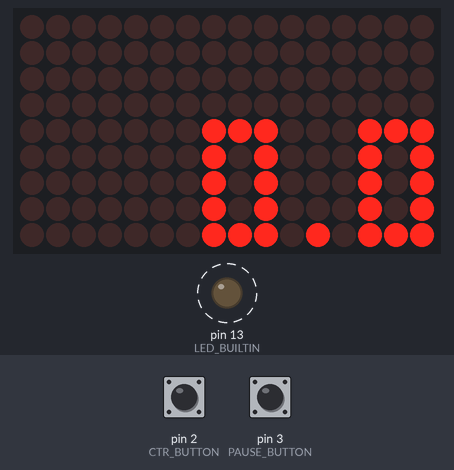
A sketch run on a simulated Arduino Uno, built with avr-gcc and run on an emulated ATmega328P. On the bench: 16×9 LED matrix, output pins drawn as LEDs (lit = HIGH). Dashed ring = blinking. The inputs (shaded band) are chosen by the test bench; at power-on: pin 2 (CTR_BUTTON) HIGH, pin 3 (PAUSE_BUTTON) HIGH.

Above: at 1.2 s.
1.3 s: pin 2 (CTR_BUTTON) pulled LOW for 0.15 s
2.0 s: pin 3 (PAUSE_BUTTON) pulled LOW for 0.15 s
At 4.8 s:
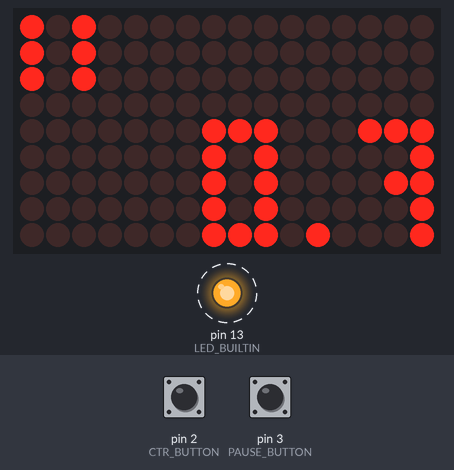
5.1 s: pin 2 (CTR_BUTTON) pulled LOW for 1 s
At 6.42 s:
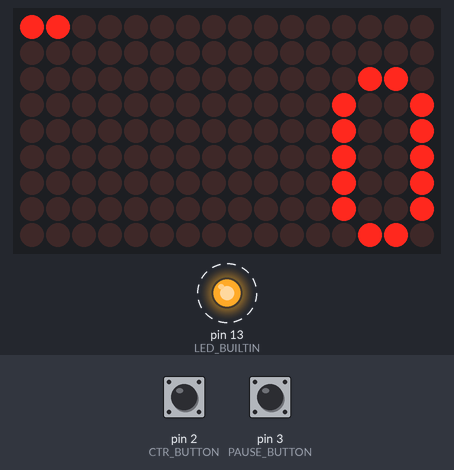
6.7 s: pin 2 (CTR_BUTTON) pulled LOW for 0.15 s
7.4 s: pin 3 (PAUSE_BUTTON) pulled LOW for 1 s
At 8.8 s:
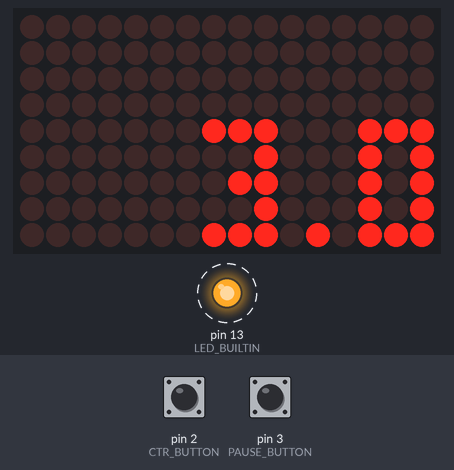
10.5 s: pin 3 (PAUSE_BUTTON) pulled LOW for 0.15 s
At 10.99 s:
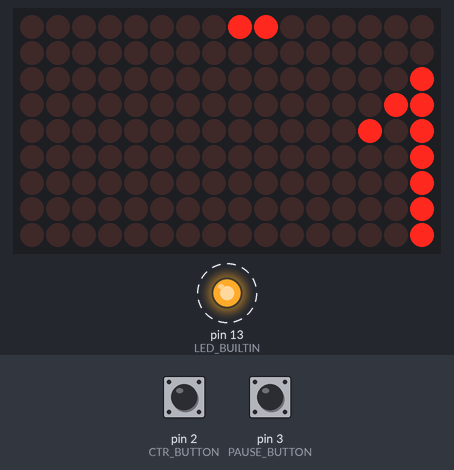
Timing chart, 0 to 12.2 s (numbered marks = the images above; inputs shaded):
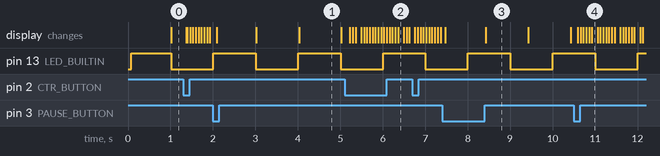

The sketch:

Swimer.ino
```cpp
  #include "src/display.hpp"
#include "src/autom.hpp"
#include "src/vues.hpp"

#include <Adafruit_IS31FL3731.h>

const uint8_t CTR_BUTTON = 2;
const uint8_t PAUSE_BUTTON = 3;
Adafruit_IS31FL3731 matrix = Adafruit_IS31FL3731();

swimer::Display disp;
swimer::Input input;
swimer::Autom autom;

void setup() {
  Serial.begin(9600);

  pinMode(LED_BUILTIN, OUTPUT);
  pinMode(CTR_BUTTON, INPUT_PULLUP);
  pinMode(PAUSE_BUTTON, INPUT_PULLUP);

  if (!matrix.begin()) {
    Serial.println("IS31 not found");
    while(1);
  }
  matrix.clear();
}

void loop() {
  // get input
  input.is_ctr_button_pushed = !digitalRead(CTR_BUTTON);
  input.is_pause_button_pushed = !digitalRead(PAUSE_BUTTON);
  input.time_in_ms = millis();

  // compute cycle
  autom.crank(input);
  swimer::computeGraphics(disp, input, autom.get());

  // show display
  for (uint8_t y = 0; y < swimer::HEIGHT; y++) {
      for (uint8_t x = 0; x < swimer::WIDTH; x++) {
          swimer::Pixel& pixel = disp.getPixel(x, y);
          if (pixel.intensity != pixel.last_intensity) {
             matrix.drawPixel(x, y, pixel.intensity);
             pixel.last_intensity = pixel.intensity;
          }
      }
  }

  // blink
  if ((input.time_in_ms / 1000) % 2 == 0) {
     digitalWrite(LED_BUILTIN, HIGH);
  } else {
     digitalWrite(LED_BUILTIN, LOW);
  }
}
```

autom.cpp
```cpp
#include "autom.hpp"
#include <string.h>
#include <assert.h>


swimer::Input::Input()
    : is_ctr_button_pushed(false)
    , is_pause_button_pushed(false)
    , time_in_ms(0) {}


swimer::Output::Output()
    : lap_count(0)
    , run_time_in_ms(0)
    , state(PAUSE)
    , state_time_in_ms(0) {}


swimer::ImpulseFilter::ImpulseFilter()
    : m_counter(0)
    , m_state(false)
    , m_impulse(false) {}


void swimer::ImpulseFilter::crank(bool input) {
    // evolve counter
    if (input) {
        if (m_counter < swimer::IMPULSE_TRIGGER_COUNT) {
            m_counter++;
        }
    } else {
        if (m_counter >= 1) {
            m_counter--;
        }
    }

    // compute next state based on counter
    bool next_state = m_state;
    if (m_counter == 0) {
        next_state = false;
    } else if (m_counter == swimer::IMPULSE_TRIGGER_COUNT) {
        next_state = true;
    }

    // impulse when state is going up
    if (next_state != m_state) {
        m_impulse = !m_state && next_state;
    } else {
        m_impulse = false;
    }
    m_state = next_state;
}

bool swimer::ImpulseFilter::get() const {
    return m_impulse;
}

swimer::Autom::Autom()
    : m_output()
    , m_last_input()
    , m_state_begin(0)
    , m_ctr_button_filter()
    , m_pause_button_filter()
    , m_last_ctr_button_impulse_time_in_ms(0) {}

void swimer::Autom::crank(const swimer::Input& input) {
    m_ctr_button_filter.crank(input.is_ctr_button_pushed);
    m_pause_button_filter.crank(input.is_pause_button_pushed);

    bool is_ctr_button_impulse = m_ctr_button_filter.get();
    if (is_ctr_button_impulse) {
        if (input.time_in_ms - m_last_ctr_button_impulse_time_in_ms < swimer::MIN_CTR_IMPULSE_PERIOD_IN_MS)
            is_ctr_button_impulse = false;
        else
            m_last_ctr_button_impulse_time_in_ms = input.time_in_ms;
    }

    bool is_pause_button_impulse = m_pause_button_filter.get();
    State next_state = m_output.state;

    if (m_output.state == RUN) {
        m_output.run_time_in_ms += input.time_in_ms - m_last_input.time_in_ms;

        if (is_ctr_button_impulse) {
            m_output.lap_count++;
        }
        if (is_pause_button_impulse) {
            next_state = PAUSE;
        }
    } else {
        if (is_ctr_button_impulse || is_pause_button_impulse) {
            next_state = RUN;
        }
    }

    if (next_state != m_output.state) {
        m_output.state = next_state;
        m_state_begin = input.time_in_ms;
    }
    m_output.state_time_in_ms = input.time_in_ms - m_state_begin;
    m_last_input = input;
}

const swimer::Output& swimer::Autom::get() const {
    return m_output;
}
```

autom.hpp
```cpp
#ifndef AUTOM_HPP
#define AUTOM_HPP

#include <stdint.h>

namespace swimer {

const uint16_t MAINTAIN_TIME_FOR_PAUSE_IN_MS = 3000;
const uint8_t IMPULSE_TRIGGER_COUNT = 5;
const uint16_t MIN_CTR_IMPULSE_PERIOD_IN_MS = 500;

enum State { PAUSE, RUN };

struct Input {
    Input();
    bool is_ctr_button_pushed;
    bool is_pause_button_pushed;
    uint64_t time_in_ms;
};

struct Output {
    Output();
    uint16_t lap_count;
    uint64_t run_time_in_ms;
    State state;
    uint64_t state_time_in_ms;
};

class ImpulseFilter {
public:
    ImpulseFilter();
    void crank(bool input);
    bool get() const;
private:
    uint8_t m_counter;
    bool m_state;
    bool m_impulse;
};

class Autom {
public:
    Autom();
    void crank(const Input& input);
    const Output& get() const;
private:
    Output m_output;
    Input m_last_input;
    uint64_t m_state_begin;
    ImpulseFilter m_ctr_button_filter;
    ImpulseFilter m_pause_button_filter;
    uint64_t m_last_ctr_button_impulse_time_in_ms;
};

}

#endif
```

display.cpp
```cpp
#include "display.hpp"
#include <string.h>
#include <assert.h>


swimer::Display::Display()
    :  m_pixels() {
    memset(&m_pixels, 0, sizeof(m_pixels));
}

swimer::Pixel& swimer::Display::getPixel(uint8_t x, uint8_t y) {
    assert(x < swimer::WIDTH);
    assert(y < swimer::HEIGHT);
    return m_pixels[x][y];
}

const swimer::Pixel& swimer::Display::getPixel(uint8_t x, uint8_t y) const {
    assert(x < swimer::WIDTH);
    assert(y < swimer::HEIGHT);
    return m_pixels[x][y];
}

void swimer::Display::setPixel(uint8_t x, uint8_t y, const uint8_t& intensity) {
    assert(x < swimer::WIDTH);
    assert(y < swimer::HEIGHT);
    m_pixels[x][y].intensity = intensity;
}

void swimer::Display::setPixelIfLower(uint8_t x, uint8_t y, const uint8_t& intensity) {
    assert(x < swimer::WIDTH);
    assert(y < swimer::HEIGHT);
    if (m_pixels[x][y].intensity < intensity) {
        setPixel(x, y, intensity);
    }
}
```

display.hpp
```cpp
#ifndef DISPLAY_HPP
#define DISPLAY_HPP

#include <stdint.h>

namespace swimer {

const uint8_t WIDTH = 16;
const uint8_t HEIGHT = 9;

struct Pixel {
    uint8_t intensity;
    uint8_t last_intensity;
};

class Display {
public:
    Display();

    Pixel& getPixel(uint8_t x, uint8_t y);
    const Pixel& getPixel(uint8_t x, uint8_t y) const;
    void setPixel(uint8_t x, uint8_t y, const uint8_t& intensity);
    void setPixelIfLower(uint8_t x, uint8_t y, const uint8_t& intensity);
private:
    Pixel m_pixels[WIDTH][HEIGHT];
};

}

#endif
```

vues.hpp
```cpp
#ifndef VUES_HPP
#define VUES_HPP

#include "display.hpp"
#include "autom.hpp"
#include <stdint.h>

namespace swimer {

void computeGraphics(Display& display, const Input& input, const Output& output);

}

#endif
```

Source omitted: vues.cpp (18598 bytes)

Measured:
- after the input at 2.0 s, the display: changes after 0.09 s (image 1)
- after the input at 5.1 s, the display: first changes after 0.13 s (image 2 shows a later state)
- after the input at 7.4 s, the display: first changes after 0.07 s (image 3 shows a later state)
- after the input at 10.5 s, the display: first changes after 0.09 s (image 4 shows a later state)
- what the display in image 1 shows lasts 1.0 s, from 4.0 s to 5.0 s
